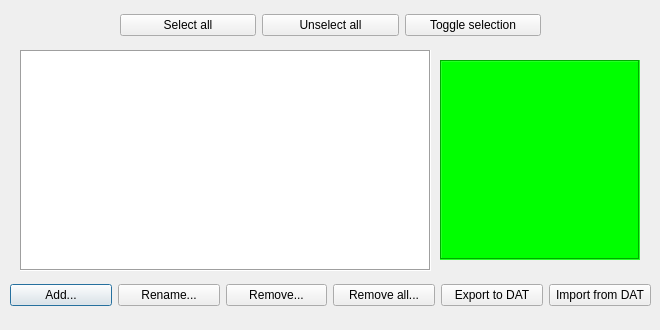
<?xml version="1.0" encoding="UTF-8"?>
<ui version="4.0">
 <class>GUI_AssetsManager</class>
 <widget class="QDialog" name="GUI_AssetsManager">
  <property name="geometry">
   <rect>
    <x>0</x>
    <y>0</y>
    <width>660</width>
    <height>330</height>
   </rect>
  </property>
  <property name="sizePolicy">
   <sizepolicy hsizetype="Fixed" vsizetype="Fixed">
    <horstretch>0</horstretch>
    <verstretch>0</verstretch>
   </sizepolicy>
  </property>
  <property name="minimumSize">
   <size>
    <width>660</width>
    <height>330</height>
   </size>
  </property>
  <property name="maximumSize">
   <size>
    <width>660</width>
    <height>330</height>
   </size>
  </property>
  <property name="baseSize">
   <size>
    <width>660</width>
    <height>330</height>
   </size>
  </property>
  <property name="contextMenuPolicy">
   <enum>Qt::DefaultContextMenu</enum>
  </property>
  <property name="windowTitle">
   <string>Assets Manager</string>
  </property>
  <widget class="QListWidget" name="listWidget">
   <property name="geometry">
    <rect>
     <x>20</x>
     <y>50</y>
     <width>411</width>
     <height>221</height>
    </rect>
   </property>
   <property name="mouseTracking">
    <bool>true</bool>
   </property>
   <property name="contextMenuPolicy">
    <enum>Qt::NoContextMenu</enum>
   </property>
   <property name="frameShape">
    <enum>QFrame::Box</enum>
   </property>
   <property name="frameShadow">
    <enum>QFrame::Sunken</enum>
   </property>
   <property name="editTriggers">
    <set>QAbstractItemView::NoEditTriggers</set>
   </property>
   <property name="alternatingRowColors">
    <bool>true</bool>
   </property>
   <property name="selectionMode">
    <enum>QAbstractItemView::MultiSelection</enum>
   </property>
   <property name="selectionBehavior">
    <enum>QAbstractItemView::SelectItems</enum>
   </property>
   <property name="viewMode">
    <enum>QListView::ListMode</enum>
   </property>
   <property name="modelColumn">
    <number>0</number>
   </property>
   <property name="batchSize">
    <number>100</number>
   </property>
   <property name="sortingEnabled">
    <bool>true</bool>
   </property>
  </widget>
  <widget class="QWidget" name="horizontalLayoutWidget">
   <property name="geometry">
    <rect>
     <x>10</x>
     <y>280</y>
     <width>641</width>
     <height>31</height>
    </rect>
   </property>
   <layout class="QHBoxLayout" name="horizontalLayout">
    <item>
     <widget class="QPushButton" name="addButton">
      <property name="text">
       <string>Add...</string>
      </property>
     </widget>
    </item>
    <item>
     <widget class="QPushButton" name="renameButton">
      <property name="text">
       <string>Rename...</string>
      </property>
     </widget>
    </item>
    <item>
     <widget class="QPushButton" name="removeButton">
      <property name="text">
       <string>Remove...</string>
      </property>
     </widget>
    </item>
    <item>
     <widget class="QPushButton" name="removeAllButton">
      <property name="text">
       <string>Remove all...</string>
      </property>
     </widget>
    </item>
    <item>
     <widget class="QPushButton" name="exportDatButton">
      <property name="text">
       <string>Export to DAT</string>
      </property>
     </widget>
    </item>
    <item>
     <widget class="QPushButton" name="importDatButton">
      <property name="text">
       <string>Import from DAT</string>
      </property>
     </widget>
    </item>
   </layout>
  </widget>
  <widget class="QWidget" name="horizontalLayoutWidget_2">
   <property name="geometry">
    <rect>
     <x>120</x>
     <y>10</y>
     <width>421</width>
     <height>31</height>
    </rect>
   </property>
   <layout class="QHBoxLayout" name="horizontalLayout_2">
    <item>
     <widget class="QPushButton" name="selectAllButton">
      <property name="text">
       <string>Select all</string>
      </property>
     </widget>
    </item>
    <item>
     <widget class="QPushButton" name="unselectAllButton">
      <property name="text">
       <string>Unselect all</string>
      </property>
     </widget>
    </item>
    <item>
     <widget class="QPushButton" name="toggleSelectionButton">
      <property name="text">
       <string>Toggle selection</string>
      </property>
     </widget>
    </item>
   </layout>
  </widget>
  <widget class="QLabel" name="preview">
   <property name="geometry">
    <rect>
     <x>440</x>
     <y>60</y>
     <width>200</width>
     <height>200</height>
    </rect>
   </property>
   <property name="contextMenuPolicy">
    <enum>Qt::NoContextMenu</enum>
   </property>
   <property name="autoFillBackground">
    <bool>false</bool>
   </property>
   <property name="styleSheet">
    <string notr="true">background-color: rgb(0, 255, 0);</string>
   </property>
   <property name="frameShape">
    <enum>QFrame::Box</enum>
   </property>
   <property name="frameShadow">
    <enum>QFrame::Sunken</enum>
   </property>
   <property name="text">
    <string/>
   </property>
   <property name="scaledContents">
    <bool>false</bool>
   </property>
   <property name="alignment">
    <set>Qt::AlignCenter</set>
   </property>
  </widget>
 </widget>
 <resources/>
 <connections/>
</ui>
